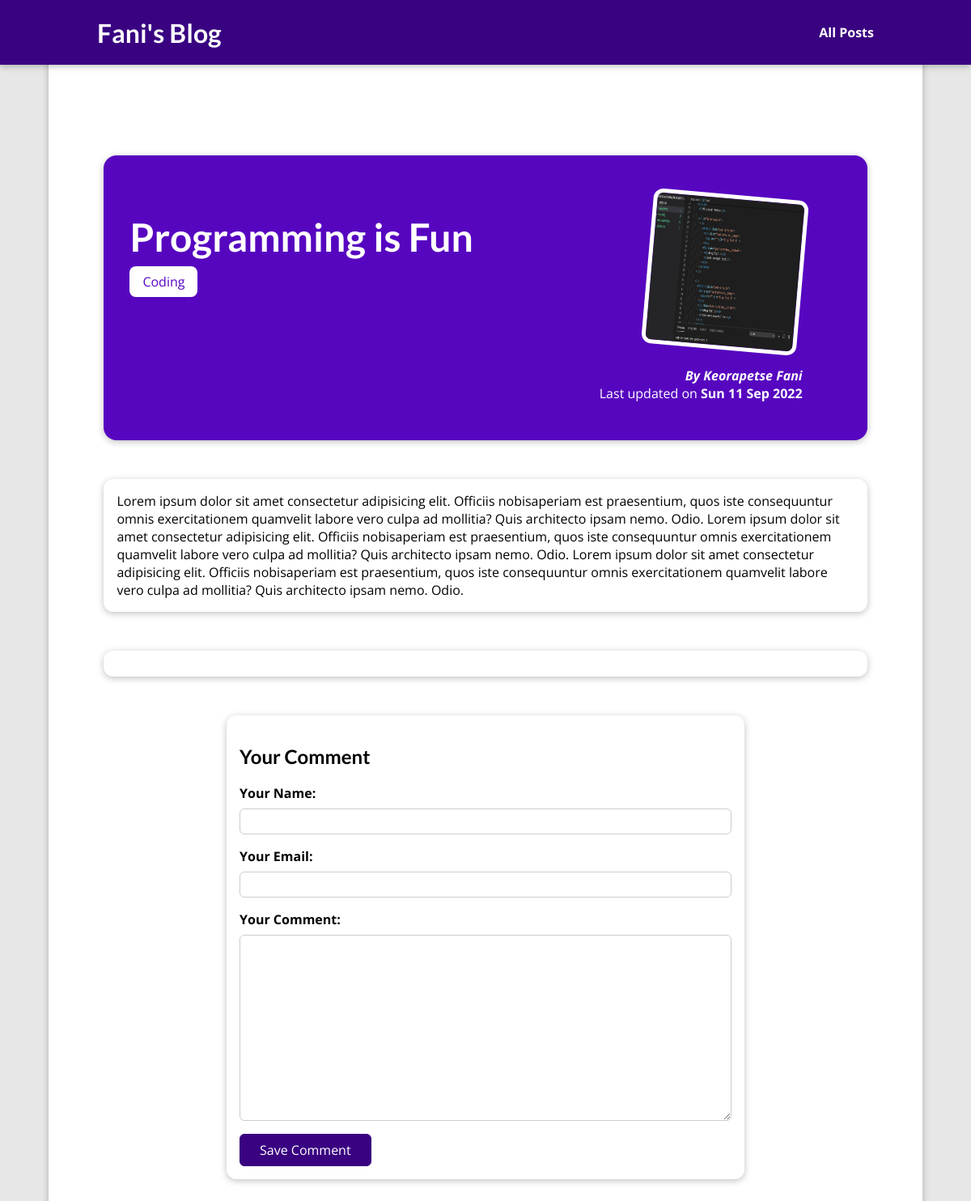
/posts/programming-is-fun, run on an earlier commit of the app's database.
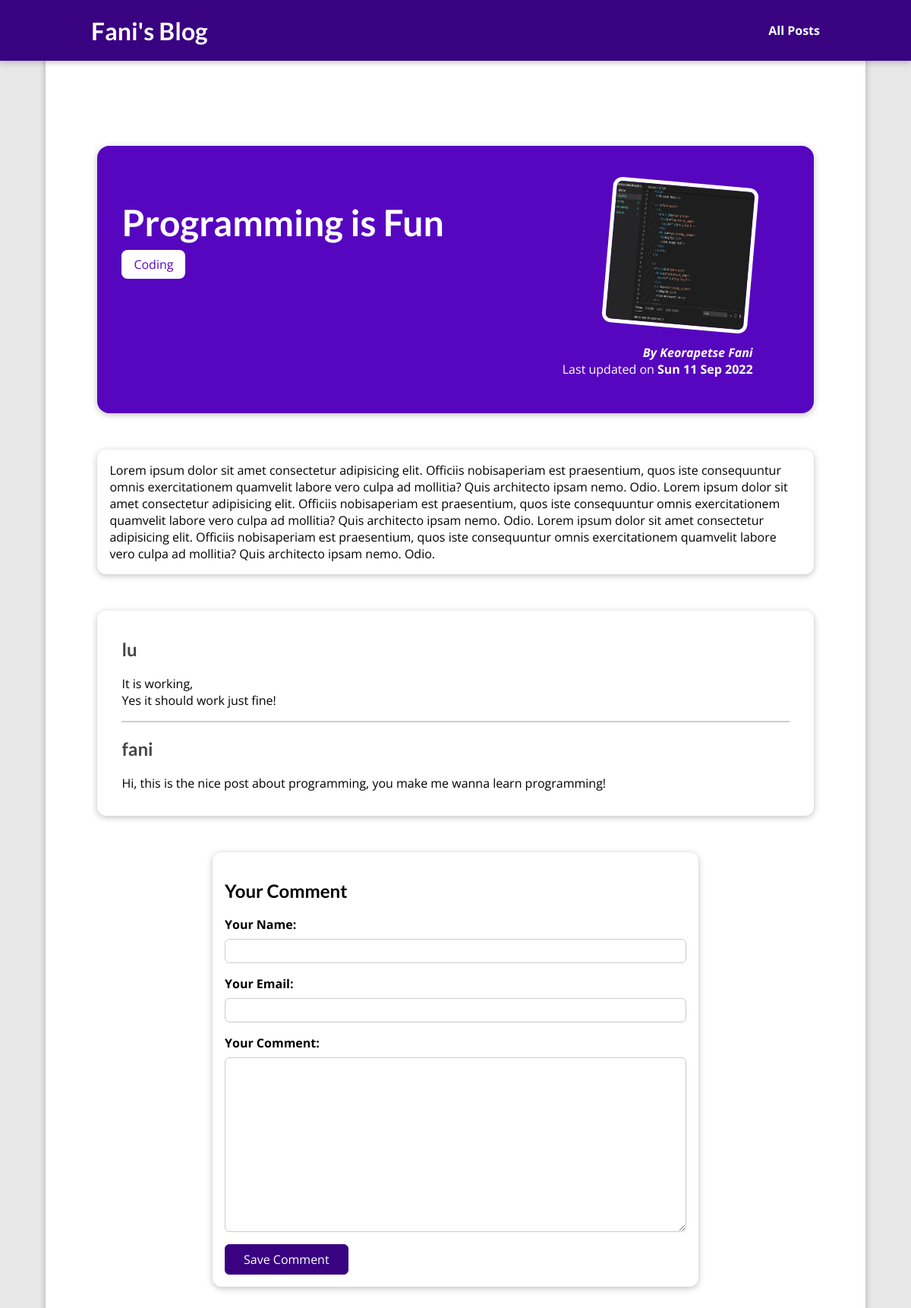
And on a later commit of the database.
### blog/models.py (models this page shows, shortened)
class Post(models.Model):
    title = models.CharField(max_length=150)
    excerpt = models.CharField( max_length=200)
    image = models.ImageField(upload_to='posts', null=True)
    date = models.DateField(auto_now=True)
    slug = models.SlugField(unique=True)
    content = models.TextField(validators=[MinLengthValidator(10)])
    author = models.ForeignKey(Author, on_delete=models.SET_NULL, related_name="posts", null=True) # Ensure that when you delete the author then the field is set to null
    tags = models.ManyToManyField(Tag)

class Tag(models.Model):
    caption = models.CharField(max_length=20)

class Author(models.Model):
    first_name = models.CharField( max_length=100)
    last_name = models.CharField( max_length=100)
    email_address = models.EmailField(max_length=254)
    def __str__(self) -> str:
        return f"{self.first_name} {self.last_name}"

class Comment(models.Model):
    user_name = models.CharField(max_length=120)
    user_email = models.EmailField()
    text = models.TextField(max_length=400)
    post = models.ForeignKey(Post, on_delete=models.CASCADE, related_name="comments")

### blog/views.py (the view)
# urls.py: path("posts/<slug:slug>", views.PostView.as_view(), name="post-details")
class PostView(View):
  template_name = 'blog/post-details.html'
  model = Post
  context_object_name = "post"
  def get(self,request, slug):
    post = Post.objects.get(slug=slug)
    context = {
      'post': post,
      "post_tags": post.tags.all(),
      "comment_form": CommentForm(),
      "comments": post.comments.all().order_by('-id')
    }
    return render(request, 'blog/post-details.html', context)
  def post(self, request, slug):
    comment_form = CommentForm(request.POST)
    post = Post.objects.get(slug=slug)
    if comment_form.is_valid():
      comment = comment_form.save(commit=False)
      comment.post = post
      comment.save()
      return HttpResponseRedirect(reverse("post-details", args=[slug]))
    context = {
      'post': post,
      "post_tags": post.tags.all(),
      "comment_form": CommentForm(),
      "comments": post.comments.all().order_by('-id')
    }
    return render(request, 'blog/post-details.html', context)

### blog/forms.py
class CommentForm(forms.ModelForm):
    class Meta:
        model = Comment
        fields = ['user_name', 'user_email', 'text']
        labels = {
            'user_name': 'Your Name',
            'user_email': 'Your Email',
            'text': 'Your Comment'
        }

### blog/templates/blog/post-details.html (shortened to what this page needs)
{% extends 'base.html' %}
{% load static %}
{% block css_files %}
<link rel="stylesheet" href="{%static "blog/post-details.css"%}" />
{% endblock %}
{% block content %}
<section id="summary">
    <h2>{{post.title}}</h2>
    <div>
        {% for tag in post_tags %}
            <span class='tag'>{{tag.caption}}</span>
        {% endfor %}
    </div>
    <article>
        <img src="{{ post.image.url }}" alt="{{post.title}}">
        <address>By
            <a href="mailto:{{post.author.email_address}}">{{post.author}}</a>
        </address>
        <div> Last updated on <time>{{post.date|date:"D d M Y"}}</time></div>
    </article>
</section>
<main>
        {{post.content}}
</main>
<section id="comments">
    <ul>
        {% for comment in comments %}
        <li>
            <h2>{{ comment.user_name }}</h2>
            <p>{{comment.text|linebreaks}}</p>
        </li>
        {% endfor %}
    </ul>
</section>
<section id='comment-form'>
    <h2>Your Comment</h2>
    <form action="{% url "post-details" post.slug %}" method="POST">
        {% for form_field in comment_form %}
            <div class="form-control{% if form_field.errors %} invalid {% endif %}">
                {{form_field.label_tag}}
                {{form_field}}
            </div>
        {% endfor %}
        <button type='submit'>Save Comment</button>
    </form>
</section>
{% endblock  %}

### templates/base.html (shortened to what this page needs)
{% load static %}
<!DOCTYPE html>
<html lang="en">
  <head>
    {% block css_files %}{% endblock %}
    <link rel="stylesheet" href="{%static "app.css"%}" />
  </head>
  <body>
    <header id="main-navigation">
      <h1><a href="{%url 'starting-page' %}">Fani's Blog</a></h1>
      <nav>
        <a href="{%url "posts-page"%}">All Posts</a>
      </nav>
    </header>
    <main>{%block content%} {% endblock %}</main>
  </body>
</html>

### blog/static/blog/post-details.css (style rules this page uses)
body { background-color: #e7e7e7; }
#main-navigation { background-color: #390281; box-shadow: 0 2px 8px rgba(0, 0, 0, 0.25); }
#summary { margin: 8rem auto 3rem auto; padding: 2rem; width: 90%; max-width: 90rem; border-radius: 16px; background-color: #5706c0; position: relative; box-shadow: 0 2px 8px rgba(0, 0, 0, 0.25); height: 22rem; }
#summary h2 { color: white; font-size: 3rem; margin-bottom: 1rem; }
#summary article { position: absolute; top: 2rem; right: 3rem; padding: 1rem 2rem; border-radius: 12px; text-align: right; color: white; }
#summary article img { width: 12rem; height: 12rem; border-radius: 12px; transform: rotateZ(5deg); border: 5px solid white; margin-bottom: 1rem; }
#summary address { font-weight: bold; }
#summary a { color: white; text-decoration: none; }
#summary time { font-weight: bold; }
main { width: 90%; max-width: 90rem; margin: 3rem auto; background-color: white; padding: 1rem; border-radius: 12px; box-shadow: 0 2px 8px rgba(0, 0, 0, 0.25); }
.tag { background-color: white; color:#5706c0; padding: 0.5rem 1rem; border-radius: 8px; }
.form-control { margin-bottom: 1rem; }
.form-control label { font-weight: bold; margin-bottom: 0.5rem; display: block; }
.form-control input, .form-control textarea { display: block; width: 100%; font: inherit; padding: 0.25rem; border-radius: 6px; border: 1px solid #ccc; }
#comment-form { padding: 1rem; margin: 3rem auto; width: 90%; max-width: 40rem; border-radius: 12px; background-color: white; box-shadow: 0 2px 8px rgba(0, 0, 0, 0.25); }
#comment-form button { font:inherit; background-color: #390281; color: white; border: 1px solid #390281; padding: 0.5rem 1.5rem; border-radius: 6px; cursor: pointer; }
#comments { margin: 3rem auto; width: 90%; max-width: 60rem; border-radius: 12px; background-color: white; box-shadow: 0 2px 8px rgba(0, 0, 0, 0.25); padding: 1rem 2rem; }
#comments ul { list-style: none; margin: 0; padding: 0; }
#comments li { margin-bottom: 1rem; border-bottom: 2px solid #ccc; }
#comments li:last-of-type { border-bottom: none; }
#comments h2 { color: #464646; }

### static/app.css (style rules this page uses)
* { box-sizing: border-box; }
html { font-family: "Open Sans", "Lato", sans-serif; }
body { margin: 0; }
h1, h2, h3 { font-family: "Lato", sans-serif; font-weight: bold; }
#main-navigation { width: 100%; height: 5rem; display: flex; justify-content: space-between; align-items: center; padding: 0 10%; position: absolute; top: 0; left: 0; }
#main-navigation a { text-decoration: none; color: white; font-weight: bold; }

What changed in the data, as far as the page shows it:
added Comment: user_name "lu", text "It is working, Yes it should work just fine!"
added Comment: user_name "fani", text "Hi, this is the nice post about programming, you make me wanna learn programming!"
